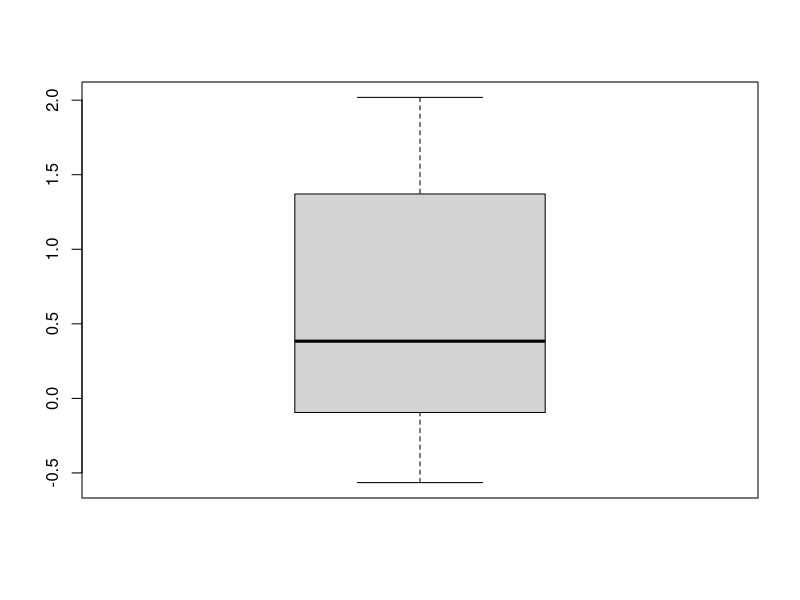
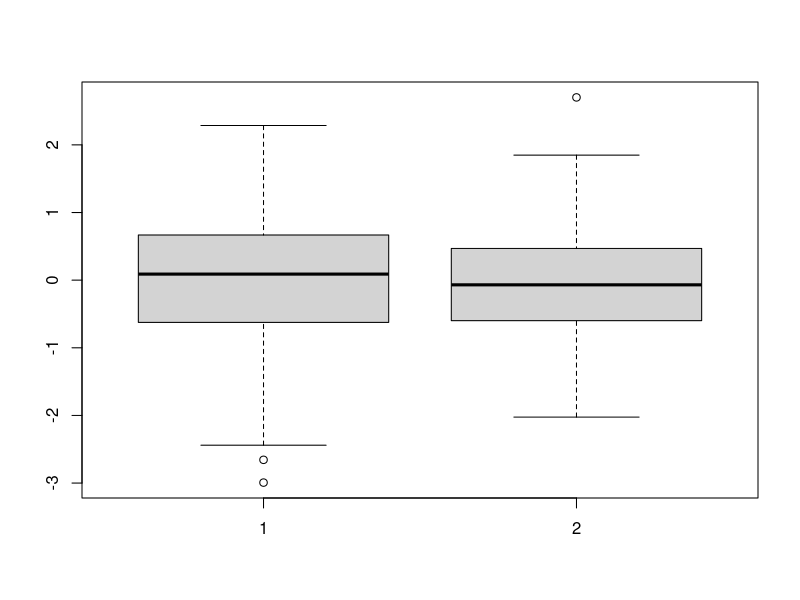
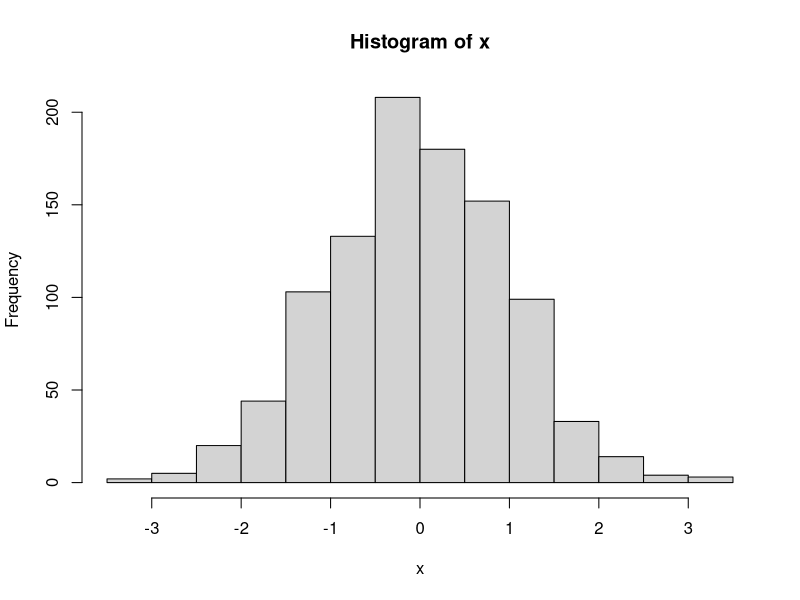
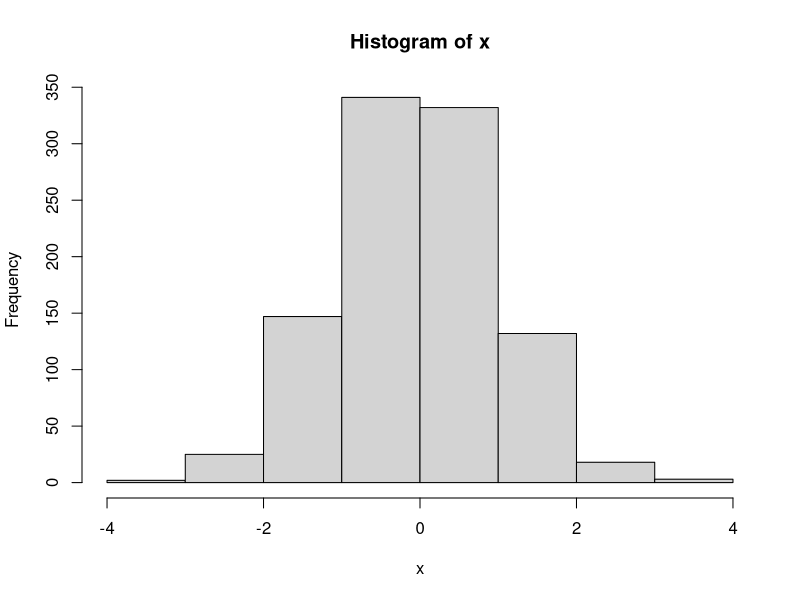
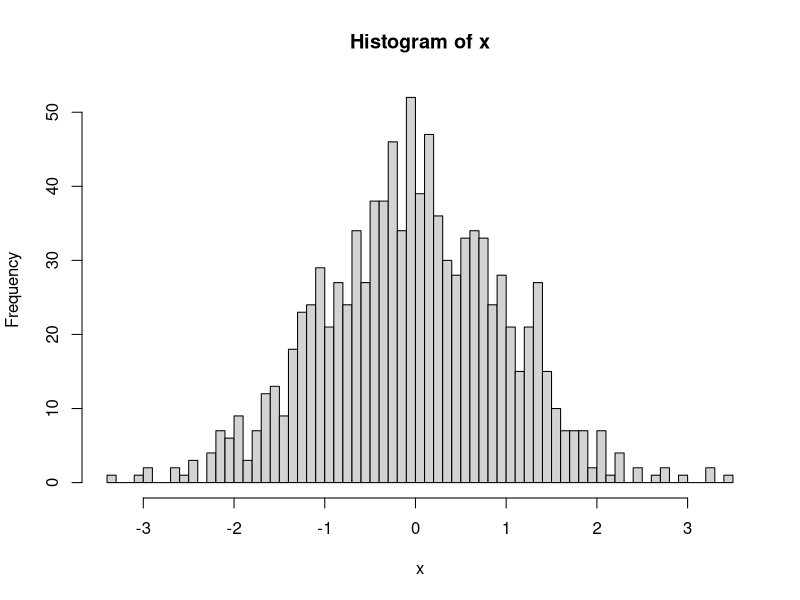
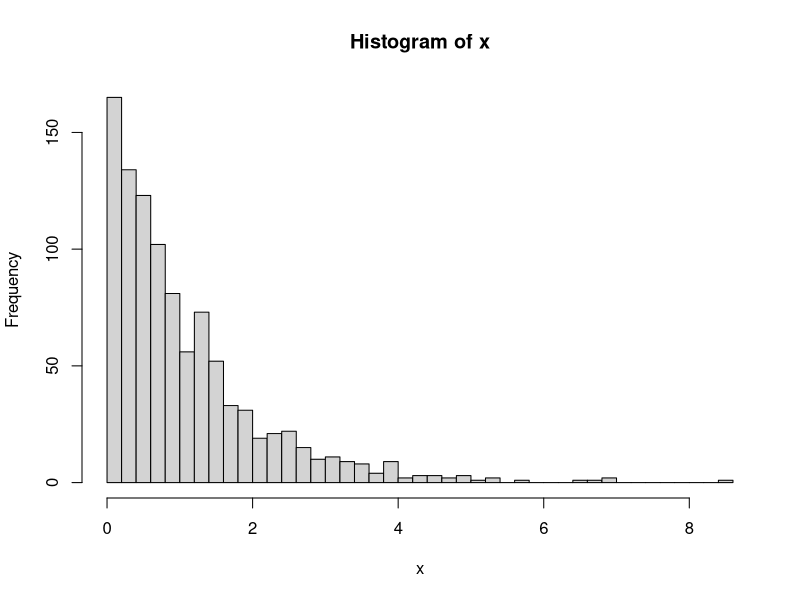
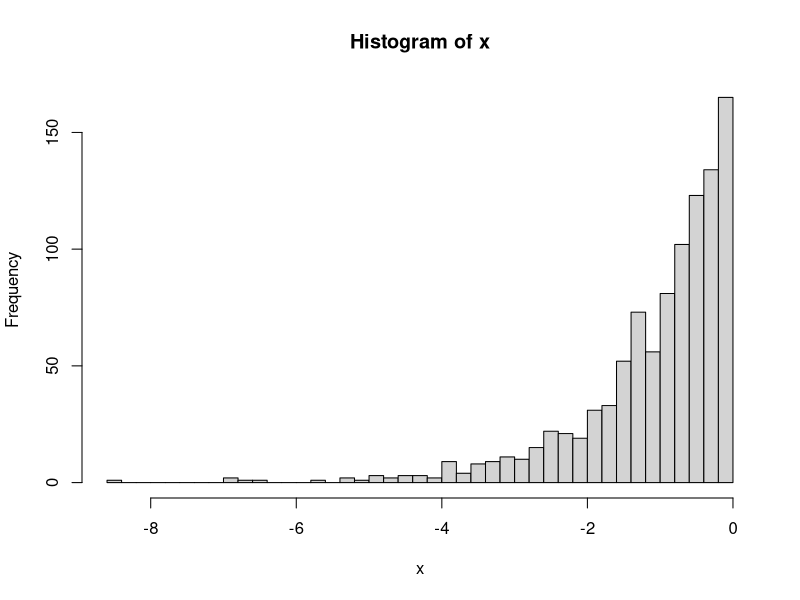
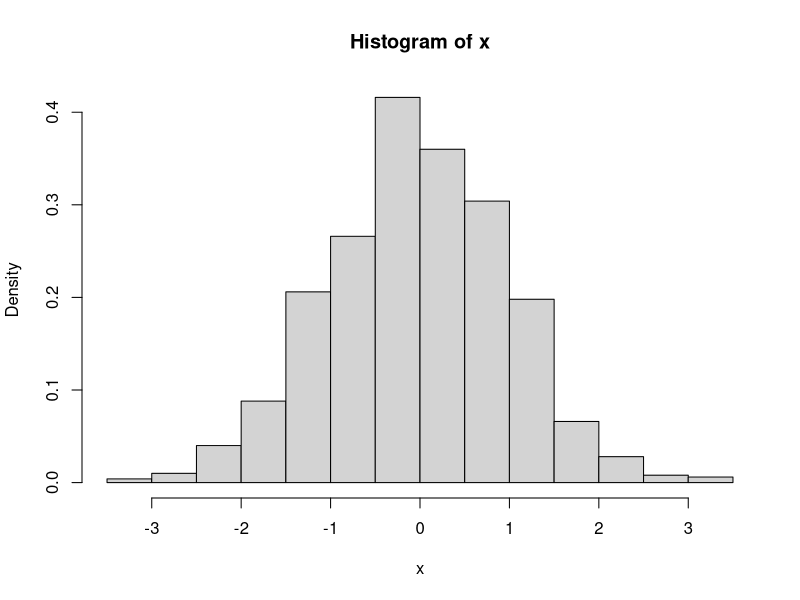

Write the R code that produced these figures, in order.
## ---- chunk 1
x <- c(4.3, 5.2, 2.7, 3.1)
mean(x)
## ---- chunk 2
x <- c(4.3, 5.2, 2.7, 3.1)
var(x)
## ---- chunk 3
x <- c(4.3, 5.2, 2.7, 3.1)
sd(x)
## ---- chunk 4
x <- c(4.3, 5.2, 2.7, 3.1)
median(x)
## ---- chunk 5
x <- c(4.3, 5.2, 2.7, 3.1)
quantile(x) # Default quartil
quantile(x, p = 0.7) # Individual value
## ---- chunk 6
x <- c(4.3, 5.2, 2.7, 3.1)
IQR(x)
## ---- chunk 7
# Single boxplot
set.seed(42) # Set seed for reproducibility
x <- rnorm(10) # Generate 10 random samples

boxplot(x) # Plot data
## ---- chunk 8
# Compare two sample groups
set.seed(42)
x <- rnorm(100)
y <- rnorm(100)

boxplot(x, y)
## ---- chunk 9
# Simple histogram
set.seed(42)
x <- rnorm(1000)

hist(x)
## ---- chunk 10
# Big breaks
set.seed(42)
x <- rnorm(1000)

hist(x, breaks=5)
## ---- chunk 11
# Small breaks
set.seed(42)
x <- rnorm(1000)

hist(x, breaks=50)
## ---- chunk 12
# Right skewed data
set.seed(42)
x <- rexp(1000, rate = 1) # Using expontial distribution

hist(x, breaks=50)
## ---- chunk 13
# Left left data
set.seed(42)
x <- rexp(1000, rate = 1)
x <- -x # Trun data positivity

hist(x, breaks=50)
## ---- chunk 14
# Normalized histogram
set.seed(42)
x <- rnorm(1000)

hist(x, freq=FALSE) # Disable frequency
## ---- chunk 15
x <- 1 : 6
p <- 1 / 6
E_X <- sum(x * p)
var_X <- sum((x - E_X)^2 * p)
sd_X <- sqrt(var_X)

sd_X
